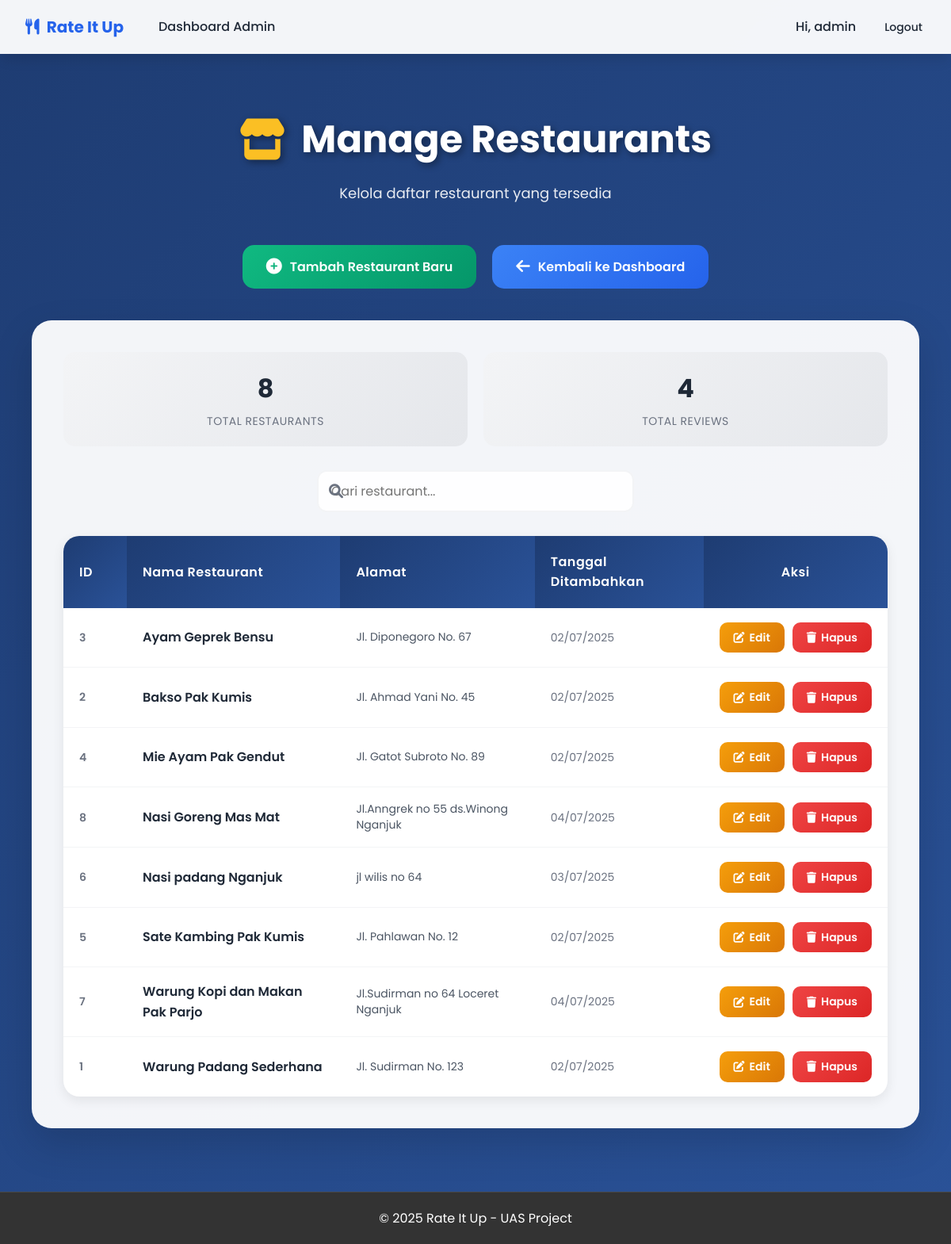
Page /admin/manage_restaurants.php (signed in) on the committed database.
### tables this page shows
CREATE TABLE `restaurants` (
  `id` int(11) NOT NULL,
  `name` varchar(100) NOT NULL,
  `address` text DEFAULT NULL,
  `created_at` timestamp NOT NULL DEFAULT current_timestamp()
);

### includes/functions.php (called while the page is built, shortened)
<?php
function isLoggedIn()
{
    return isset($_SESSION['user_id']);
}
function isAdmin()
{
    return isset($_SESSION['role']) && $_SESSION['role'] == 'admin';
}
function e($string)
{
    return htmlspecialchars($string, ENT_QUOTES, 'UTF-8');
}

### admin/manage_restaurants.php (the view, shortened to what this page needs)
<?php
require_once '../config/database.php';
require_once '../includes/functions.php';
$stmt = $pdo->query("SELECT * FROM restaurants ORDER BY name");
$restaurants = $stmt->fetchAll();
$totalRestaurants = count($restaurants);
$stmt = $pdo->query("SELECT COUNT(*) as total FROM reviews");
$totalReviews = $stmt->fetch()['total'];
include '../includes/header.php';
?>
<link rel="stylesheet" href="/rateitup/assets/styles/manage-restaurants.css">
<div class="manage-container">
    <div class="page-header">
        <h1 class="page-title">
            <i class="fas fa-store"></i> Manage Restaurants
        </h1>
        <p class="page-subtitle">Kelola daftar restaurant yang tersedia</p>
    </div>
    <div class="action-section">
        <a href="add_restaurant.php" class="btn btn-add">
            <i class="fas fa-plus-circle"></i> Tambah Restaurant Baru
        </a>
        <a href="dashboard.php" class="btn btn-back">
            <i class="fas fa-arrow-left"></i> Kembali ke Dashboard
        </a>
    </div>
    <div class="table-container">
        <div class="stats-summary">
            <div class="stat-card">
                <div class="stat-number"><?= $totalRestaurants ?></div>
                <div class="stat-label">Total Restaurants</div>
            </div>
            <div class="stat-card">
                <div class="stat-number"><?= $totalReviews ?></div>
                <div class="stat-label">Total Reviews</div>
            </div>
        </div>
        <div class="search-section">
            <div class="search-box">
                <i class="fas fa-search search-icon"></i>
                <input type="text"
                    class="search-input"
                    id="searchInput"
                    placeholder="Cari restaurant...">
            </div>
        </div>
        <?php if (empty($restaurants)): ?>
            <div class="empty-state">
                <i class="fas fa-store empty-icon"></i>
                <h3 class="empty-title">Belum Ada Restaurant</h3>
                <p class="empty-text">Mulai tambahkan restaurant pertama</p>
                <a href="add_restaurant.php" class="btn btn-add">
                    <i class="fas fa-plus"></i> Tambah Restaurant
                </a>
            </div>
        <?php else: ?>
            <table class="restaurants-table" id="restaurantsTable">
                <thead>
                    <tr>
                        <th>ID</th>
                        <th>Nama Restaurant</th>
                        <th>Alamat</th>
                        <th>Tanggal Ditambahkan</th>
                        <th>Aksi</th>
                    </tr>
                </thead>
                <tbody>
                    <?php foreach ($restaurants as $restaurant): ?>
                        <tr>
                            <td class="id-cell"><?= $restaurant['id'] ?></td>
                            <td class="restaurant-name"><?= e($restaurant['name']) ?></td>
                            <td class="restaurant-address"><?= e($restaurant['address']) ?></td>
                            <td class="date-cell"><?= date('d/m/Y', strtotime($restaurant['created_at'])) ?></td>
                            <td>
                                <div class="action-buttons">
                                    <a href="edit_restaurant.php?id=<?= $restaurant['id'] ?>"
                                        class="btn btn-edit">
                                        <i class="fas fa-edit"></i> Edit
                                    </a>
                                    <a href="process/delete_restaurant.php?id=<?= $restaurant['id'] ?>"
                                        class="btn btn-delete"
                                        onclick="return confirm('Yakin hapus restaurant ini? Review terkait juga akan terhapus!')">
                                        <i class="fas fa-trash"></i> Hapus
                                    </a>
                                </div>
                            </td>
                        </tr>
                    <?php endforeach; ?>
                </tbody>
            </table>
        <?php endif; ?>
    </div>
</div>
<?php include '../includes/footer.php'; ?>

### includes/header.php (shortened to what this page needs)
<!DOCTYPE html>
<html lang="id">
<head>
    <link rel="stylesheet" href="/rateitup/assets/styles/styles.css">
    <link rel="stylesheet" href="https://cdnjs.cloudflare.com/ajax/libs/font-awesome/6.0.0/css/all.min.css">
</head>
<body>
    <?php if (isLoggedIn()): ?>
        <nav>
            <div class="nav-container">
                <div class="nav-left">
                    <a href="/rateitup/" class="nav-brand">
                        <i class="fas fa-utensils"></i> Rate It Up
                    </a>
                    <?php if (isAdmin()): ?>
                        <a href="/rateitup/admin/dashboard.php">Dashboard Admin</a>
                    <?php else: ?>
                        <a href="/rateitup/user/dashboard.php">My Dashboard</a>
                        <a href="/rateitup/user/add_review.php">Add Review</a>
                        <a href="/rateitup/user/my_checkins.php">My Check-ins</a>
                    <?php endif; ?>
                </div>
                <div class="nav-right">
                    <span class="user-greeting">Hi, <?= e($_SESSION['username']) ?></span>
                    <a href="/rateitup/auth/logout.php" class="btn btn-danger btn-sm">Logout</a>
                </div>
            </div>
        </nav>
    <?php endif; ?>
    <div class="container main-content">

### includes/footer.php
</div>
<footer style="text-align: center; padding: 20px; margin-top: 40px; background: #333; color: white;">
    <p>&copy; 2025 Rate It Up - UAS Project</p>
</footer>
</body>
</html>

### assets/styles/styles.css (style rules this page uses)
:root { --primary-color: #2563eb; --secondary-color: #7c3aed; --success-color: #10b981; --danger-color: #ef4444; --warning-color: #f59e0b; --dark-color: #1f2937; --light-color: #f3f4f6; --white: #ffffff; --shadow: 0 10px 15px -3px rgba(0, 0, 0, 0.1); --shadow-lg: 0 20px 25px -5px rgba(0, 0, 0, 0.1); }
* { margin: 0; padding: 0; box-sizing: border-box; }
body { font-family: 'Poppins', sans-serif; background: linear-gradient(135deg, #667eea 0%, #764ba2 100%); min-height: 100vh; color: var(--dark-color); line-height: 1.6; }
.container { max-width: 1200px; margin: 0 auto; padding: 20px; }
nav { background: rgba(255, 255, 255, 0.95); backdrop-filter: blur(10px); box-shadow: var(--shadow); padding: 10px 0; position: sticky; top: 0; z-index: 1000; margin-bottom: 30px; width: 100%; }
.nav-container { max-width: 1200px; margin: 0 auto; padding: 0 20px; display: flex; justify-content: space-between; align-items: center; }
.nav-left, .nav-right { display: flex; align-items: center; gap: 20px; }
nav a { color: var(--dark-color); text-decoration: none; padding: 8px 12px; border-radius: 8px; transition: all 0.3s ease; font-weight: 500; white-space: nowrap; }
.nav-brand { font-weight: 700; font-size: 20px; color: var(--primary-color); }
.nav-brand i { margin-right: 5px; }
.user-greeting { color: var(--dark-color); font-weight: 500; white-space: nowrap; }
.nav-right .btn-sm { padding: 6px 16px; font-size: 14px; }
table { width: 100%; background: rgba(255, 255, 255, 0.95); border-radius: 16px; overflow: hidden; box-shadow: var(--shadow); border-collapse: collapse; margin-top: 20px; }
th { background: linear-gradient(135deg, var(--primary-color), var(--secondary-color)); color: white; padding: 16px; text-align: left; font-weight: 600; letter-spacing: 0.5px; }
td { padding: 16px; border-bottom: 1px solid var(--light-color); }
tr:last-child td { border-bottom: none; }
input[type="text"], input[type="password"], input[type="date"], input[type="time"], select, textarea { width: 100%; padding: 12px 16px; border: 2px solid var(--light-color); border-radius: 12px; font-size: 16px; transition: all 0.3s ease; background: rgba(255, 255, 255, 0.9); font-family: 'Poppins', sans-serif; }
h1 { color: white; margin-bottom: 30px; font-size: 36px; font-weight: 700; text-shadow: 0 4px 6px rgba(0, 0, 0, 0.1); }
footer { background: rgba(31, 41, 55, 0.95); color: white; text-align: center; padding: 30px; margin-top: 60px; backdrop-filter: blur(10px); border-top: 1px solid rgba(255, 255, 255, 0.1); }

### rows in the picture
restaurants: id "3", name "Ayam Geprek Bensu", address "Jl. Diponegoro No. 67", created_at "02/07/2025"
restaurants: id "2", name "Bakso Pak Kumis", address "Jl. Ahmad Yani No. 45", created_at "02/07/2025"
restaurants: id "4", name "Mie Ayam Pak Gendut", address "Jl. Gatot Subroto No. 89", created_at "02/07/2025"
restaurants: id "8", name "Nasi Goreng Mas Mat", address "Jl.Anngrek no 55 ds.Winong Nganjuk", created_at "04/07/2025"
restaurants: id "6", name "Nasi padang Nganjuk", address "jl wilis no 64", created_at "03/07/2025"
restaurants: id "5", name "Sate Kambing Pak Kumis", address "Jl. Pahlawan No. 12", created_at "02/07/2025"
restaurants: id "7", name "Warung Kopi dan Makan Pak Parjo", address "Jl.Sudirman no 64 Loceret Nganjuk", created_at "04/07/2025"
restaurants: id "1", name "Warung Padang Sederhana", address "Jl. Sudirman No. 123", created_at "02/07/2025"

### other values in the picture
$_SESSION['username'] "admin"
$totalRestaurants "8"
$totalReviews "4"
